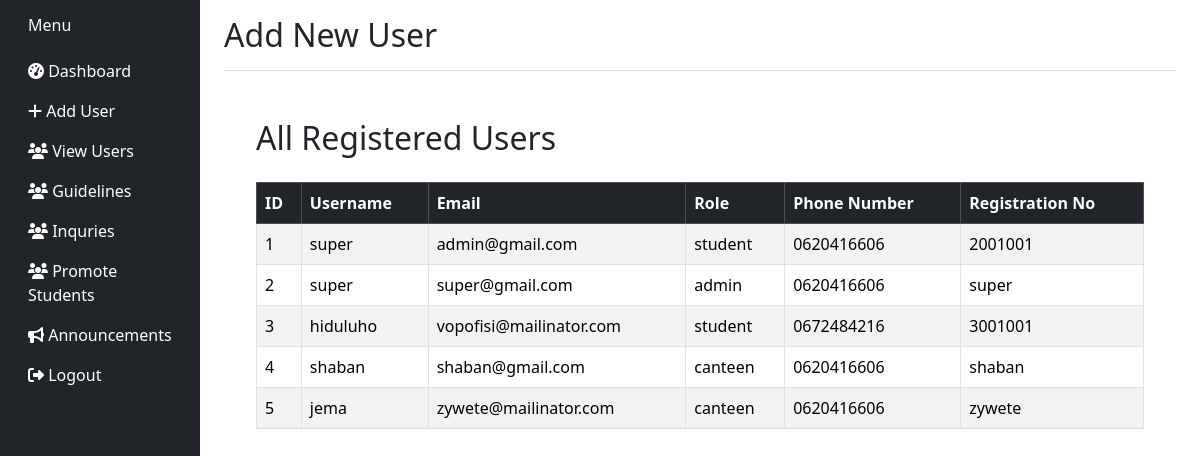
Page /super_admin/view-users/ on the earlier database version.
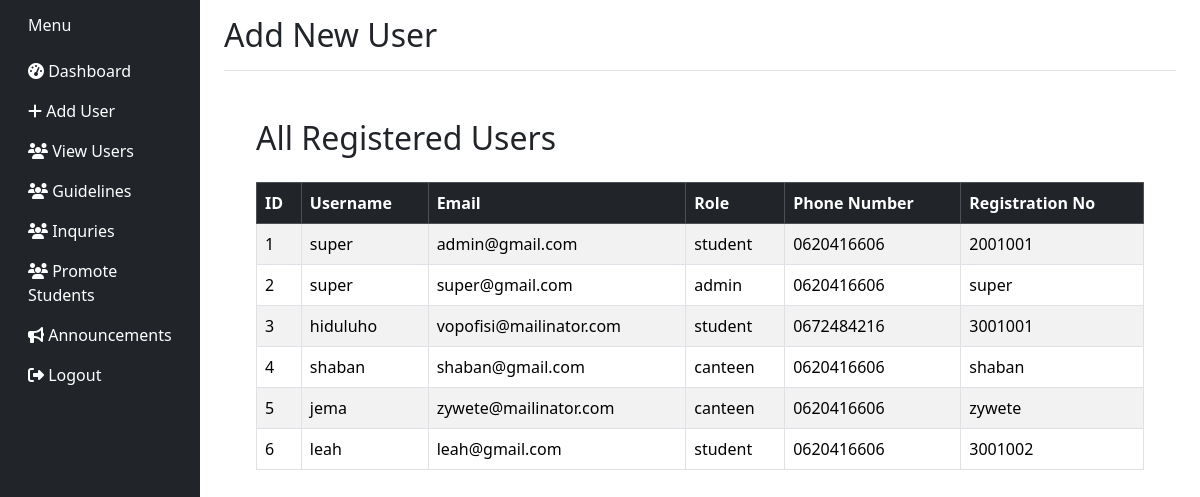
Same page on the later database version.
### apps/pages/models.py (models this page shows, shortened)
class User(AbstractBaseUser, PermissionsMixin):
    ROLE_CHOICES = (
        ('student', 'Student'),
        ('librarian', 'Librarian'),
        ('admin', 'Admin'),
    )
    registration_no = models.CharField(max_length=30, unique=True)
    email = models.EmailField(unique=True)
    full_name = models.CharField(max_length=100)
    role = models.CharField(max_length=20, choices=ROLE_CHOICES)
    phone_number = models.CharField(max_length=15, blank=True, null=True)
    is_active = models.BooleanField(default=True)
    is_staff = models.BooleanField(default=False)
    objects = UserManager()
    USERNAME_FIELD = 'registration_no'
    REQUIRED_FIELDS = ['email', 'full_name']

class Student(models.Model):
    user = models.OneToOneField(User, on_delete=models.CASCADE, related_name='student_profile')
    reg_number = models.CharField(max_length=20, unique=True)
    name = models.CharField(max_length=100, default='Sample')
    enrollment_year = models.PositiveIntegerField()
    program = models.CharField(max_length=100)
    phone_number = models.CharField(max_length=15, blank=True)
    gender = models.CharField(max_length=10, choices=[("Male", "Male"), ("Female", "Female")], blank=True)
    date_of_birth = models.DateField(null=True, blank=True)
    department = models.CharField(max_length=100, default='General')
    year = models.ForeignKey('Year', on_delete=models.SET_NULL, null=True, blank=True, related_name='students')

### apps/pages/super_admin.py (the view)
# urls.py: path('super_admin/view-users/', super_admin.view_all_users, name='view_all_users'),
def view_all_users(request):
    users = User.objects.all().select_related('student_profile')
    return render(request, 'super_admin/view_users.html', {'users': users})

### templates/super_admin/view_users.html (shortened to what this page needs)
<!DOCTYPE html>
{% load static widget_tweaks %}
<html lang="en">
<head>
    <link href="https://cdn.jsdelivr.net/npm/bootstrap@5.3.2/dist/css/bootstrap.min.css" rel="stylesheet">
    <link href="https://cdnjs.cloudflare.com/ajax/libs/font-awesome/6.5.0/css/all.min.css" rel="stylesheet">
</head>
<body>
    <div class="container-fluid">
        <div class="row">
            <nav class="col-md-3 col-lg-2 d-md-block bg-dark sidebar collapse">
                {% include 'super_admin/partial/sidebar.html' %}
            </nav>
            <main class="col-md-9 ms-sm-auto col-lg-10 px-md-4">
                <div
                    class="d-flex justify-content-between flex-wrap flex-md-nowrap align-items-center pt-3 pb-2 mb-3 border-bottom">
                    <h1 class="h2">Add New User</h1>
                </div>
                <div class="content">
                    <h2 class="mb-4">All Registered Users</h2>
                    <div class="table-responsive">
                    <table class="table table-bordered table-striped table-hover align-middle">
                        <thead class="table-dark">
                            <tr>
                                <th>ID</th>
                                <th>Username</th>
                                <th>Email</th>
                                <th>Role</th>
                                <th>Phone Number</th>
                                <th>Registration No</th>
                            </tr>
                        </thead>
                        <tbody>
                            {% for user in users %}
                            <tr>
                                <td>{{ forloop.counter }}</td>
                                <td>{{ user.full_name }}</td>
                                <td>{{ user.email }}</td>
                                <td>{{ user.role }}</td>
                                <td>
                                    {% if user.student_profile %}
                                        {{ user.student_profile.phone_number }}
                                    {% else %}
                                        {{ user.phone_number|default:"N/A" }}
                                    {% endif %}
                                </td>
                                <td>{{ user.registration_no }}</td>
                            </tr>
                            {% endfor %}
                        </tbody>
                    </table>
                    </div>
                </div>
            </main>
        </div>
    </div>
</body>
</html>

Differences in the rows shown:
added User: full_name "leah", email "leah@gmail.com", role "student", student_profile.phone_number "0620416606", registration_no "3001002"
